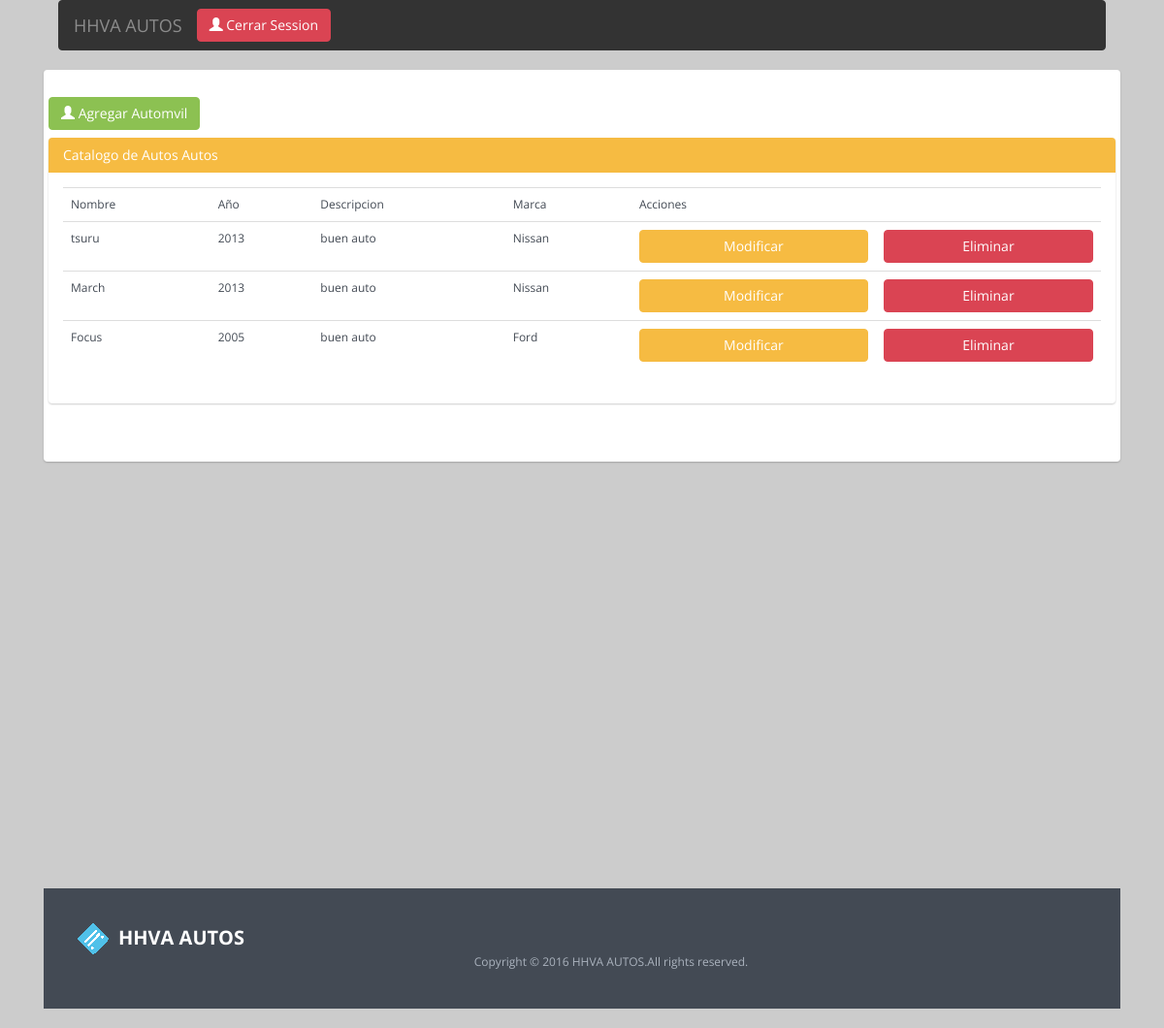
Page /inicio.php on the committed database.
### tables this page shows
CREATE TABLE `autos` (
  `id_auto` int(11) NOT NULL,
  `nombre_auto` varchar(100) NOT NULL,
  `ano_auto` varchar(100) NOT NULL,
  `descripcion_auto` varchar(100) NOT NULL,
  `marca_auto` varchar(100) NOT NULL
);

### inicio.php (the view, shortened to what this page needs)
<?php
$objData = new Database();
$sth = $objData->prepare('SELECT * FROM autos');
$sth->execute();
$result = $sth->fetchAll();
 ?>
<!DOCTYPE html>
<html>
<head>
  <link rel="stylesheet" href="css/site.min.css">
<link rel="stylesheet" href="css/jquery.modal.css">
<link rel="stylesheet" href="css/estilo.css">
</head>
<body>
<div class="contents ">
  <nav class="navbar navbar-inverse" role="navigation">
                  <div class="container-fluid">
                    <div class="navbar-header">
                      <a class="navbar-brand" href="#">HHVA AUTOS</a>
                    </div>
                    <div class="collapse navbar-collapse" id="bs-example-navbar-collapse-8">
                     <a href="javascript:CerrarSession()"><button type="button" class="btn btn-danger navbar-btn"><i class="glyphicon glyphicon-user"></i> Cerrar Session</button></a>
                    </div>
                  </div>
                </nav>
            <div class="row separador">
            <div class="jumbotron">
              <div class="jumbotron-contents">
               <div class="example">
        <div class="row">
        <a href="#ex1" rel="modal:open"><button type="button" class="btn btn-success navbar-btn"><i class="glyphicon glyphicon-user"></i> Agregar Automvil</button></a>
         <div class="panel panel-warning">
              <div class="panel-heading">
                <h3 class="panel-title">Catalogo de Autos Autos</h3>
              </div>
              <div class="panel-body">
                <table class="table">
        <tr >
          <td >Nombre</td>
          <td >Año</td>
          <td >Descripcion</td>
          <td >Marca</td>
          <td colspan="2">Acciones</td>
        </tr>
       <?php
            if($result){
                foreach ($result as $key => $value) {?>
           <tr>
          <td ><?php echo $value['nombre_auto'];?></td>
          <td ><?php echo $value['ano_auto'];?></td>
          <td ><?php echo $value['descripcion_auto'];?></td>
          <td ><?php echo $value['marca_auto'];?></td>
          <td> <a  class="btn btn-warning btn-block" onclick="if(confirm('Esta seguro de Modificar?') == false){return false;}" href="modificar.php?id=<?php echo $value['id_auto']; ?>">Modificar</a> </td>
          <td><a  class="btn btn-danger btn-block" onclick="if(confirm('Esta seguro de Eliminar?') == false){return false;}" href="eliminar.php?id=<?php echo $value['id_auto']; ?>">Eliminar</a></td>
        </tr>
            <?php
            }
            }else{?>
            <tr>
                <td colspan="4" class="toast-label color-white">No hay registros para mostrar</td>
            </tr><?php
            }
            ?>
    </table>
              </div>
            </div>
          </div>
      </div>
            </div>
        </div>
        </div>
              </div>
 <div class="example">
        <div class="row">
          <div >
            <div class="footer">
              <div class="container">
                <div class="clearfix">
                  <div class="footer-logo"><a href="#"><img src="img/footer-logo.png" />HHVA AUTOS</a></div>
                </div>
                <div class="footer-copyright text-center">Copyright &copy; 2016 HHVA AUTOS.All rights reserved.</div>
              </div>
            </div>
          </div>
        </div>
      </div>
</body>
</html>

### css/estilo.css (style rules this page uses)
* { margin:0;padding:0; }
body { font-family:Arial, Helvetica, sans-serif; font-size:12px; padding-left: 5em; padding-right: 5em; background:#ccc; }
.separador { padding-bottom: 420px; }

### rows in the picture
autos: nombre_auto "tsuru", ano_auto "2013", descripcion_auto "buen auto", marca_auto "Nissan"
autos: nombre_auto "March", ano_auto "2013", descripcion_auto "buen auto", marca_auto "Nissan"
autos: nombre_auto "Focus", ano_auto "2005", descripcion_auto "buen auto", marca_auto "Ford"
